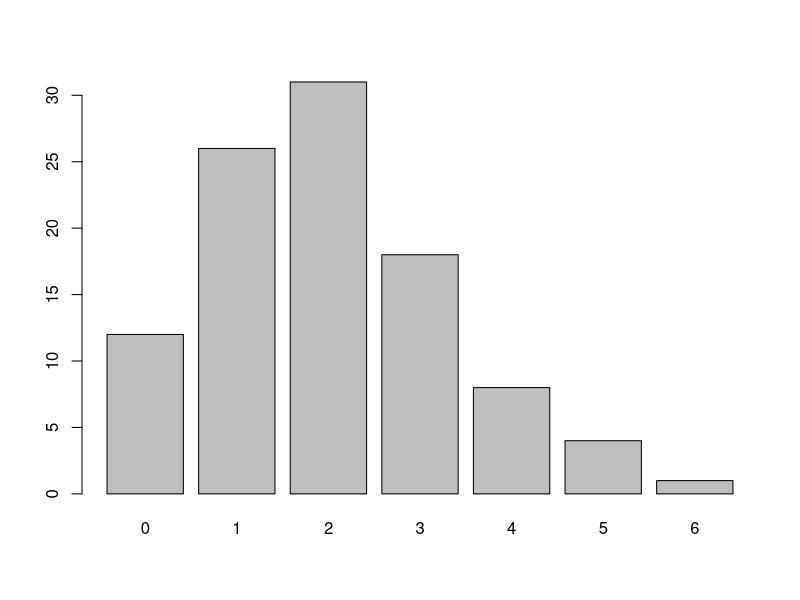
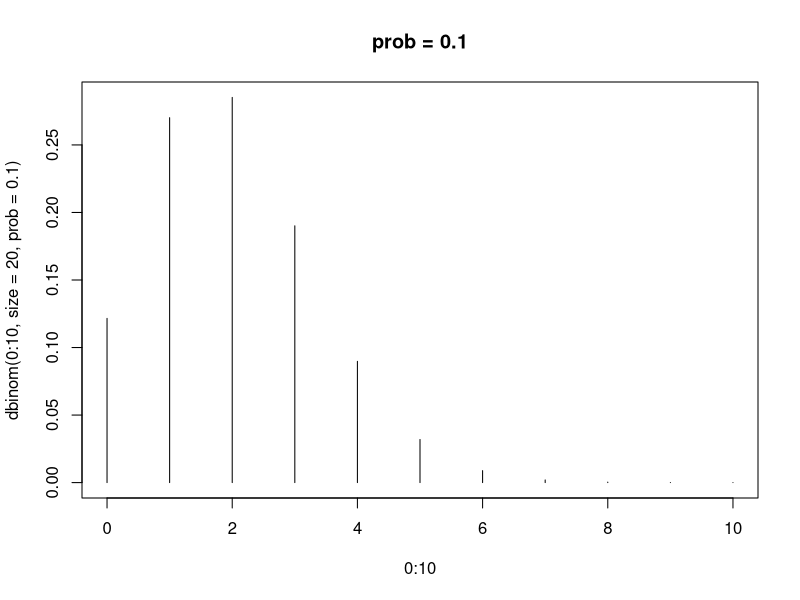
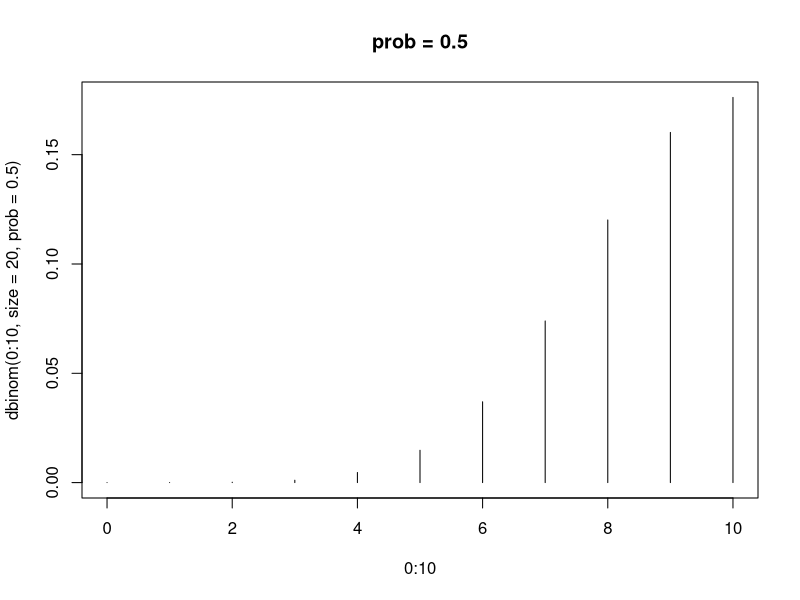
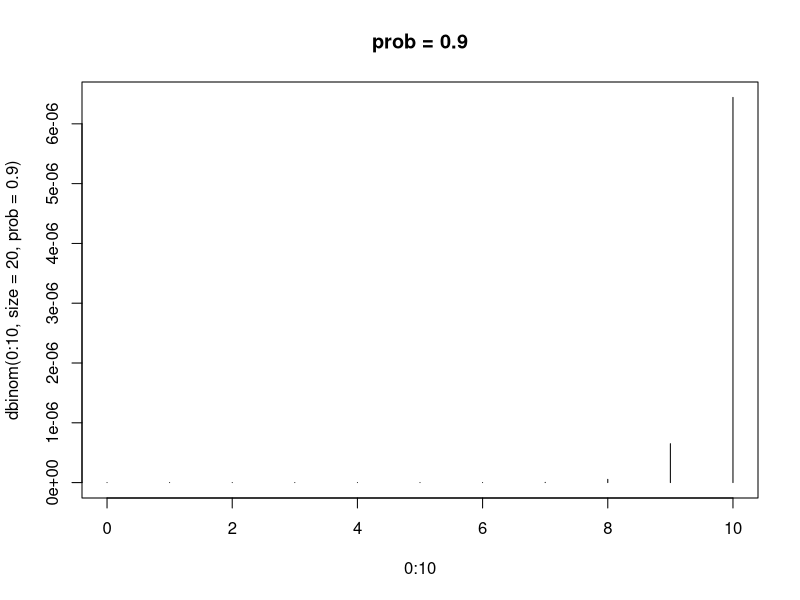
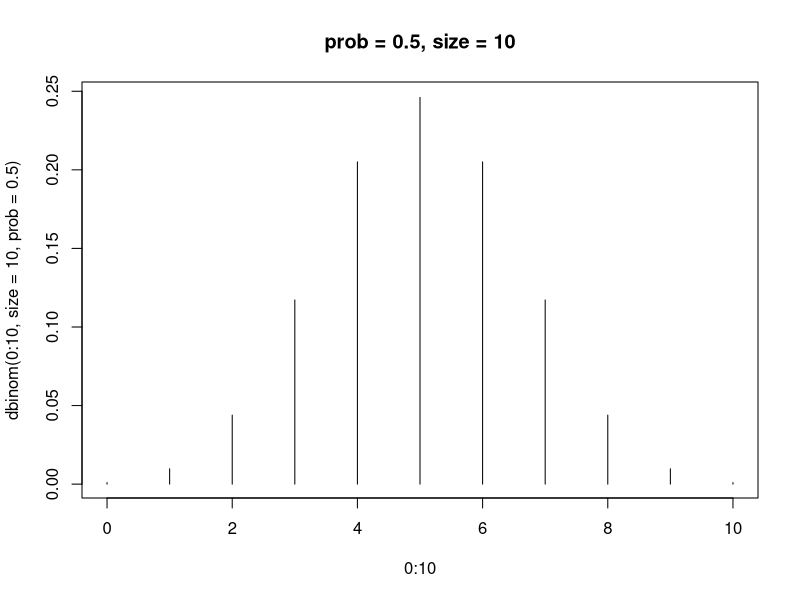
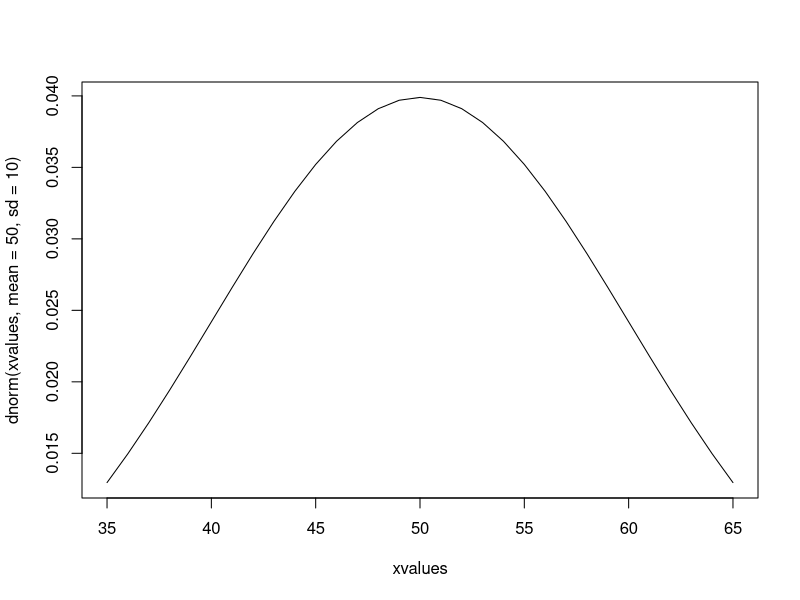

R code for these plots, in order:
# James Scruggs
# M01255052
# 3/13/18
# HW5

#-----------(part 1)----------
rbinom(n=15, size=20, p=0.66) #To simulate flipping unfair coin 20 times, then repeating 10 times

V <- rbinom(n=100, size=7, p=0.3)

barplot(table(V))

#-----------(part 2)----------
sum(pbinom(12, size=20, prob=0.5)) #prob of values less than x.
sum(pbinom(7, size=20, prob=0.5))

pbinom(12, size=20, prob=0.5)-pbinom(7,size=20, prob=0.5) #prob of values between a set.

#-----------(part 3)----------
qbinom(0.90, size=20, prob=0.5) #gives the smallest x value 
#so that the probability of being less than or equal to x is at least p

#-----------(part 4)----------
plot(0:10,dbinom(0:10, size=20, prob=0.1),main="prob = 0.1", type='h')
plot(0:10,dbinom(0:10, size=20, prob=0.5),main="prob = 0.5", type='h')
plot(0:10,dbinom(0:10, size=20, prob=0.9),main="prob = 0.9", type='h')
plot(0:10,dbinom(0:10, size=10, prob=0.5),main="prob = 0.5, size = 10", type='h')

#-----------(part 5)----------
rnorm(10,100,15)

#-----------(part 6)----------
pnorm(120, mean=100,sd=15) #prob less than or equal to x
1-pnorm(120,mean=100,sd=15) #prob greater than x

pnorm(120, mean=100, sd=15)-pnorm(80, mean=100, sd=15)

#-----------(part 7)----------
qnorm(p=.90,mean=100,sd=15) #x value in 90th percentile

#-----------(part 8)----------
xvalues <- seq(from=35,to=65, by=1)
plot(xvalues, dnorm(xvalues, mean=50, sd=10), type="l")
